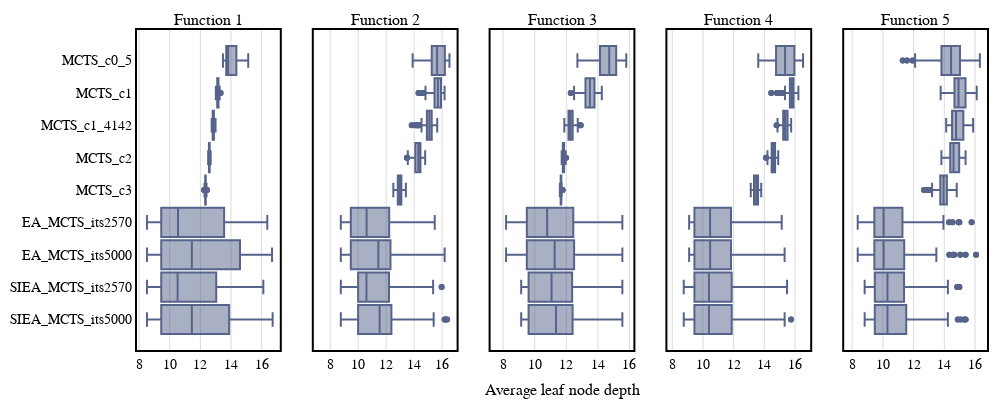
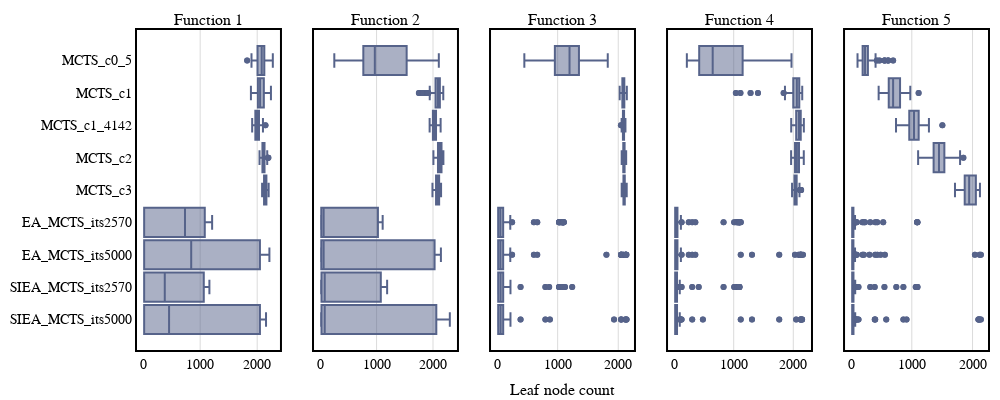

The code cell stored with these charts, in order, in its notebook:
### Code cell
#LEAF NODES DEPTHS

#CP: FOP boxplot best reward path
#define variables
#logs_path = os.path.join("Outputs","FO_single_decision_4")
titles = ["Average leaf node depth by MCTS variant", "Average leaf node count by MCTS variant"]
boxplot_data = ["avg_leaf_node_depth", "leaf_node_count"]
xaxis_name = ["Average leaf node depth", "Leaf node count"]
dticks = [2, 1000]
assert len(titles) == len(boxplot_data), "Titles and boxplot_data must have the same length"

for i in range(len(titles)):
    logs = lm.read_csv(os.path.join(logs_path, "logs_by_run.csv"))
    title_text = titles[i]
    y_columns = [boxplot_data[i]]

    plot_separation_column = "Function_index"
    x_column = "player_name"#"current_iterations"#"pg_game_turn"
    #sort dataset according to order:
    logs["player_name"] = pd.Categorical(logs["player_name"], data_order)
    logs = logs.sort_values("player_name")

    #change SIEA2_its2570 for EA2_its2570
    for name_replace in name_replaces.keys():
         logs["player_name"] = logs["player_name"].replace(name_replace, name_replaces[name_replace])

    #filters
    logs = logs[logs["player_name"] != "EA_MCTS2_its2570"]
    logs = logs[logs["player_name"] != "EA_MCTS2_its5000"]
    logs = logs[logs["player_name"] != "EA_MCTS2_its7430"]

    #Calculate uniques
    plot_identifiers = logs[plot_separation_column].unique()
    #sort plot identifiers
    plot_identifiers = sorted(plot_identifiers, key=lambda x: x)
    #box_group_identifiers = logs[box_group_column].unique()
    print("plot_identifiers", plot_identifiers)
    #print("box_group_identifiers", box_group_identifiers)

    #Create figure
    n_rows = len(y_columns)
    
    fig = make_subplots(rows=n_rows
                            ,cols=len(plot_identifiers)
                            ,shared_xaxes=True
                            ,shared_yaxes=True
                            #,vertical_spacing=0.04
                            #,row_heights=[1/n_rows for _ in range(n_rows)]
                            ,subplot_titles = ["Function " + str(i+1) for i in plot_identifiers]*n_rows
                            #, specs=[[{"secondary_y": True}] for _ in range(n_plots+1)]
                            ,x_title=xaxis_name[i]
                            #,y_title='Max reward path'
                            #,print_grid=True
                            )

    for row, y_column in enumerate(y_columns):
        for col, plot_identifier in enumerate(plot_identifiers):
            #for group_id, box_group_identifier in enumerate(box_group_identifiers):
                data = logs[logs[plot_separation_column] == plot_identifier]
                #data = data[data[box_group_column] == box_group_identifier]
            
                #print(data[x_column].unique())
                fig.add_trace(go.Box(x=data[y_column]#[0 for _ in range(len(data))]#data[x_column]
                                    ,y=data[x_column]
                                    #,name=str(box_group_identifier)
                                    , width=0.9
                                    ,showlegend=False#row==0
                                    #,legendgroup=str(box_group_identifier)
                                    ,orientation = "h"
                                    , marker={"color":colors[1]}
                                    )
                                ,row=row + 1
                                ,col=col + 1)

    fig.update_layout(margin=dict(l=70, r=10, t=30, b=50)
                            ,width=1000
                            ,height=400
                            ,plot_bgcolor='rgba(0,0,0,0)'
                            #,plot_bgcolor="lightgray"
                            #,boxmode='group'
                            ,font = dict(family = "Arial", size = 14, color = "black")
                            ,legend=dict(
                                title = "Rewards by MCTS variant"
                                ,orientation="h"
                                ,yanchor="top"
                                ,y=-0.075
                                ,xanchor="center"
                                ,x=0.4
                                ,bgcolor="white"#"lightgray"#"rgba(200, 255, 255, 0.8)"
                                ,font = dict(family = "Arial", size = 14, color = "black")
                                ,bordercolor="Black"
                                ,borderwidth=2
                                ,itemsizing='trace'
                                ,itemwidth = 30
                                ) 
                            )
    fig.update_layout(boxmode='group')
    fig.update_xaxes(showline=True
                            , linewidth=2
                            , linecolor='black'
                            , mirror=True
                            ,showgrid=True
                            , gridcolor="black"
                            , gridwidth=0.15
                            #, nticks=5
                            #,tickmode = 'linear'
                            , tick0 = 0
                            , dtick=dticks[i]
                            #,range= [0,1]
                            )

    fig.update_yaxes(showline=True
                        ,mirror=True
                        , linewidth=2
                        , linecolor='black'
                        )
    #give title to the plot
    #fig.update_layout(title_text=title_text)

    fig.write_image(os.path.join(logs_path, title_text.replace(" ", "_").replace("-","_")+"siea1.png"))
    fig.show()

### Figure 1 — Plotly figure (JSON) as saved in the notebook; plotly's stock layout.template omitted (floating-point values rounded to 4 significant figures; data arrays with more than 128 entries replaced by an {"elided": "..."} marker saying what was removed)
{"data": [{"marker": {"color": "#56638A"}, "orientation": "h", "showlegend": false, "type": "box", "width": 0.9, "x": {"elided": "2000 float values"}, "xaxis": "x", "y": {"elided": "2000 str values"}, "yaxis": "y"}, {"marker": {"color": "#56638A"}, "orientation": "h", "showlegend": false, "type": "box", "width": 0.9, "x": {"elided": "2000 float values"}, "xaxis": "x2", "y": {"elided": "2000 str values"}, "yaxis": "y2"}, {"marker": {"color": "#56638A"}, "orientation": "h", "showlegend": false, "type": "box", "width": 0.9, "x": {"elided": "2000 float values"}, "xaxis": "x3", "y": {"elided": "2000 str values"}, "yaxis": "y3"}, {"marker": {"color": "#56638A"}, "orientation": "h", "showlegend": false, "type": "box", "width": 0.9, "x": {"elided": "2000 float values"}, "xaxis": "x4", "y": {"elided": "2000 str values"}, "yaxis": "y4"}, {"marker": {"color": "#56638A"}, "orientation": "h", "showlegend": false, "type": "box", "width": 0.9, "x": {"elided": "2000 float values"}, "xaxis": "x5", "y": {"elided": "2000 str values"}, "yaxis": "y5"}], "layout": {"annotations": [{"font": {"size": 16}, "showarrow": false, "text": "Function 1", "x": 0.084, "xanchor": "center", "xref": "paper", "y": 1, "yanchor": "bottom", "yref": "paper"}, {"font": {"size": 16}, "showarrow": false, "text": "Function 2", "x": 0.292, "xanchor": "center", "xref": "paper", "y": 1, "yanchor": "bottom", "yref": "paper"}, {"font": {"size": 16}, "showarrow": false, "text": "Function 3", "x": 0.5, "xanchor": "center", "xref": "paper", "y": 1, "yanchor": "bottom", "yref": "paper"}, {"font": {"size": 16}, "showarrow": false, "text": "Function 4", "x": 0.708, "xanchor": "center", "xref": "paper", "y": 1, "yanchor": "bottom", "yref": "paper"}, {"font": {"size": 16}, "showarrow": false, "text": "Function 5", "x": 0.916, "xanchor": "center", "xref": "paper", "y": 1, "yanchor": "bottom", "yref": "paper"}, {"font": {"size": 16}, "showarrow": false, "text": "Average leaf node depth", "x": 0.5, "xanchor": "center", "xref": "paper", "y": 0, "yanchor": "top", "yref": "paper", "yshift": -30}], "boxmode": "group", "font": {"color": "black", "family": "Arial", "size": 14}, "height": 400, "legend": {"bgcolor": "white", "bordercolor": "Black", "borderwidth": 2, "font": {"color": "black", "family": "Arial", "size": 14}, "itemsizing": "trace", "itemwidth": 30, "orientation": "h", "title": {"text": "Rewards by MCTS variant"}, "x": 0.4, "xanchor": "center", "y": -0.075, "yanchor": "top"}, "margin": {"b": 50, "l": 70, "r": 10, "t": 30}, "plot_bgcolor": "rgba(0,0,0,0)", "width": 1000, "xaxis": {"anchor": "y", "domain": [0, 0.168], "dtick": 2, "gridcolor": "black", "gridwidth": 0.15, "linecolor": "black", "linewidth": 2, "mirror": true, "showgrid": true, "showline": true, "tick0": 0}, "xaxis2": {"anchor": "y2", "domain": [0.208, 0.376], "dtick": 2, "gridcolor": "black", "gridwidth": 0.15, "linecolor": "black", "linewidth": 2, "mirror": true, "showgrid": true, "showline": true, "tick0": 0}, "xaxis3": {"anchor": "y3", "domain": [0.416, 0.584], "dtick": 2, "gridcolor": "black", "gridwidth": 0.15, "linecolor": "black", "linewidth": 2, "mirror": true, "showgrid": true, "showline": true, "tick0": 0}, "xaxis4": {"anchor": "y4", "domain": [0.624, 0.792], "dtick": 2, "gridcolor": "black", "gridwidth": 0.15, "linecolor": "black", "linewidth": 2, "mirror": true, "showgrid": true, "showline": true, "tick0": 0}, "xaxis5": {"anchor": "y5", "domain": [0.832, 1], "dtick": 2, "gridcolor": "black", "gridwidth": 0.15, "linecolor": "black", "linewidth": 2, "mirror": true, "showgrid": true, "showline": true, "tick0": 0}, "yaxis": {"anchor": "x", "domain": [0, 1], "linecolor": "black", "linewidth": 2, "mirror": true, "showline": true}, "yaxis2": {"anchor": "x2", "domain": [0, 1], "linecolor": "black", "linewidth": 2, "matches": "y", "mirror": true, "showline": true, "showticklabels": false}, "yaxis3": {"anchor": "x3", "domain": [0, 1], "linecolor": "black", "linewidth": 2, "matches": "y", "mirror": true, "showline": true, "showticklabels": false}, "yaxis4": {"anchor": "x4", "domain": [0, 1], "linecolor": "black", "linewidth": 2, "matches": "y", "mirror": true, "showline": true, "showticklabels": false}, "yaxis5": {"anchor": "x5", "domain": [0, 1], "linecolor": "black", "linewidth": 2, "matches": "y", "mirror": true, "showline": true, "showticklabels": false}}}

### Figure 2 — Plotly figure (JSON) as saved in the notebook; plotly's stock layout.template omitted (floating-point values rounded to 4 significant figures; data arrays with more than 128 entries replaced by an {"elided": "..."} marker saying what was removed)
{"data": [{"marker": {"color": "#56638A"}, "orientation": "h", "showlegend": false, "type": "box", "width": 0.9, "x": {"elided": "2000 int values"}, "xaxis": "x", "y": {"elided": "2000 str values"}, "yaxis": "y"}, {"marker": {"color": "#56638A"}, "orientation": "h", "showlegend": false, "type": "box", "width": 0.9, "x": {"elided": "2000 int values"}, "xaxis": "x2", "y": {"elided": "2000 str values"}, "yaxis": "y2"}, {"marker": {"color": "#56638A"}, "orientation": "h", "showlegend": false, "type": "box", "width": 0.9, "x": {"elided": "2000 int values"}, "xaxis": "x3", "y": {"elided": "2000 str values"}, "yaxis": "y3"}, {"marker": {"color": "#56638A"}, "orientation": "h", "showlegend": false, "type": "box", "width": 0.9, "x": {"elided": "2000 int values"}, "xaxis": "x4", "y": {"elided": "2000 str values"}, "yaxis": "y4"}, {"marker": {"color": "#56638A"}, "orientation": "h", "showlegend": false, "type": "box", "width": 0.9, "x": {"elided": "2000 int values"}, "xaxis": "x5", "y": {"elided": "2000 str values"}, "yaxis": "y5"}], "layout": {"annotations": [{"font": {"size": 16}, "showarrow": false, "text": "Function 1", "x": 0.084, "xanchor": "center", "xref": "paper", "y": 1, "yanchor": "bottom", "yref": "paper"}, {"font": {"size": 16}, "showarrow": false, "text": "Function 2", "x": 0.292, "xanchor": "center", "xref": "paper", "y": 1, "yanchor": "bottom", "yref": "paper"}, {"font": {"size": 16}, "showarrow": false, "text": "Function 3", "x": 0.5, "xanchor": "center", "xref": "paper", "y": 1, "yanchor": "bottom", "yref": "paper"}, {"font": {"size": 16}, "showarrow": false, "text": "Function 4", "x": 0.708, "xanchor": "center", "xref": "paper", "y": 1, "yanchor": "bottom", "yref": "paper"}, {"font": {"size": 16}, "showarrow": false, "text": "Function 5", "x": 0.916, "xanchor": "center", "xref": "paper", "y": 1, "yanchor": "bottom", "yref": "paper"}, {"font": {"size": 16}, "showarrow": false, "text": "Leaf node count", "x": 0.5, "xanchor": "center", "xref": "paper", "y": 0, "yanchor": "top", "yref": "paper", "yshift": -30}], "boxmode": "group", "font": {"color": "black", "family": "Arial", "size": 14}, "height": 400, "legend": {"bgcolor": "white", "bordercolor": "Black", "borderwidth": 2, "font": {"color": "black", "family": "Arial", "size": 14}, "itemsizing": "trace", "itemwidth": 30, "orientation": "h", "title": {"text": "Rewards by MCTS variant"}, "x": 0.4, "xanchor": "center", "y": -0.075, "yanchor": "top"}, "margin": {"b": 50, "l": 70, "r": 10, "t": 30}, "plot_bgcolor": "rgba(0,0,0,0)", "width": 1000, "xaxis": {"anchor": "y", "domain": [0, 0.168], "dtick": 1000, "gridcolor": "black", "gridwidth": 0.15, "linecolor": "black", "linewidth": 2, "mirror": true, "showgrid": true, "showline": true, "tick0": 0}, "xaxis2": {"anchor": "y2", "domain": [0.208, 0.376], "dtick": 1000, "gridcolor": "black", "gridwidth": 0.15, "linecolor": "black", "linewidth": 2, "mirror": true, "showgrid": true, "showline": true, "tick0": 0}, "xaxis3": {"anchor": "y3", "domain": [0.416, 0.584], "dtick": 1000, "gridcolor": "black", "gridwidth": 0.15, "linecolor": "black", "linewidth": 2, "mirror": true, "showgrid": true, "showline": true, "tick0": 0}, "xaxis4": {"anchor": "y4", "domain": [0.624, 0.792], "dtick": 1000, "gridcolor": "black", "gridwidth": 0.15, "linecolor": "black", "linewidth": 2, "mirror": true, "showgrid": true, "showline": true, "tick0": 0}, "xaxis5": {"anchor": "y5", "domain": [0.832, 1], "dtick": 1000, "gridcolor": "black", "gridwidth": 0.15, "linecolor": "black", "linewidth": 2, "mirror": true, "showgrid": true, "showline": true, "tick0": 0}, "yaxis": {"anchor": "x", "domain": [0, 1], "linecolor": "black", "linewidth": 2, "mirror": true, "showline": true}, "yaxis2": {"anchor": "x2", "domain": [0, 1], "linecolor": "black", "linewidth": 2, "matches": "y", "mirror": true, "showline": true, "showticklabels": false}, "yaxis3": {"anchor": "x3", "domain": [0, 1], "linecolor": "black", "linewidth": 2, "matches": "y", "mirror": true, "showline": true, "showticklabels": false}, "yaxis4": {"anchor": "x4", "domain": [0, 1], "linecolor": "black", "linewidth": 2, "matches": "y", "mirror": true, "showline": true, "showticklabels": false}, "yaxis5": {"anchor": "x5", "domain": [0, 1], "linecolor": "black", "linewidth": 2, "matches": "y", "mirror": true, "showline": true, "showticklabels": false}}}
